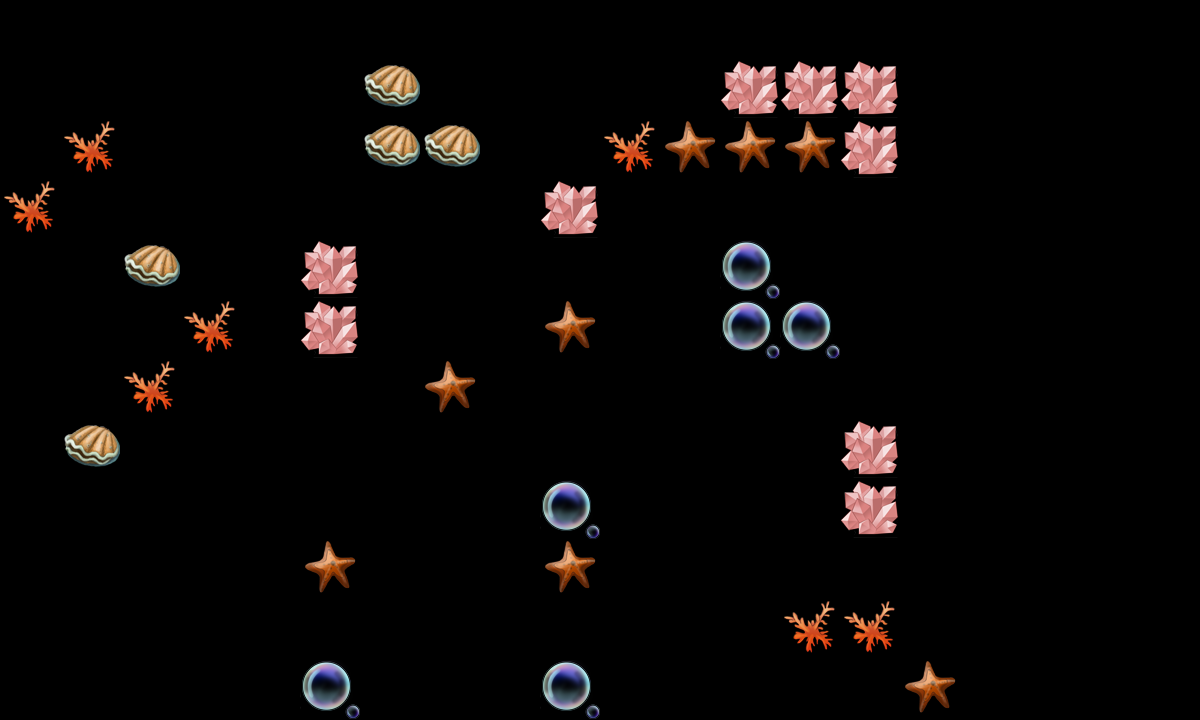

This is a level from a 2D game, rendered from its Tiled map with the project's own tilesets. A one-line summary and the map file follow, with tile-layer data summarised:
An orthogonal 20x12 tile map with 60x60 px tiles, 2 tile layers (canDes, cannotDes) and 14 objects (re3, re1, re2, tankpoint, re4, ...).

<map version="1.0" orientation="orthogonal" width="20" height="12" tilewidth="60" tileheight="60">
 <tileset firstgid="1" name="tmw_desert_spacing" tilewidth="60" tileheight="60">
  <image source="tmw_desert_spacing.png" width="480" height="300" />
  <tile id="30">
   <properties>
    <property name="canDes" value="1" />
   </properties>
  </tile>
 </tileset>
 <layer name="canDes" width="20" height="12">
  <data>[240 cells, 26 non-empty, 4 distinct tile ids]</data>
 </layer>
 <layer name="cannotDes" width="20" height="12">
  <data>[240 cells, 9 non-empty, 1 distinct tile ids]</data>
 </layer>
 <objectgroup name="spawnPoints" width="20" height="12">
  <object name="re3" x="480" y="240" width="60" height="60" />
  <object name="re1" x="780" y="480" width="60" height="60" />
  <object name="re2" x="178" y="541" width="60" height="60" />
  <object name="tankpoint" x="480" y="600" width="60" height="60" />
  <object name="re4" x="843" y="238" width="60" height="60" />
  <object name="p4" x="660" y="600" width="60" height="60" />
  <object name="re5" x="403" y="463" width="59" height="59" />
 </objectgroup>
 <objectgroup name="roadPoints" width="20" height="12">
  <object name="p3" x="660" y="420" width="60" height="60" />
  <object name="p1" x="240" y="120" width="60" height="60" />
  <object name="p2" x="240" y="420" width="60" height="60" />
 </objectgroup>
 <objectgroup name="bossPoint" width="20" height="12" visible="0">
  <object name="boss1" x="240" y="60" width="60" height="60" />
 </objectgroup>
 <objectgroup name="buildingPoint" width="20" height="12" visible="0">
  <object name="building1" x="540" y="60" width="60" height="60" />
 </objectgroup>
 <objectgroup name="endPoint" width="20" height="12">
  <object name="endpoint" x="540" y="60" width="60" height="60" />
 </objectgroup>
 <objectgroup name="morePoint" width="20" height="12">
  <object name="morepoint" x="240" y="240" width="60" height="60" />
 </objectgroup>
</map>
